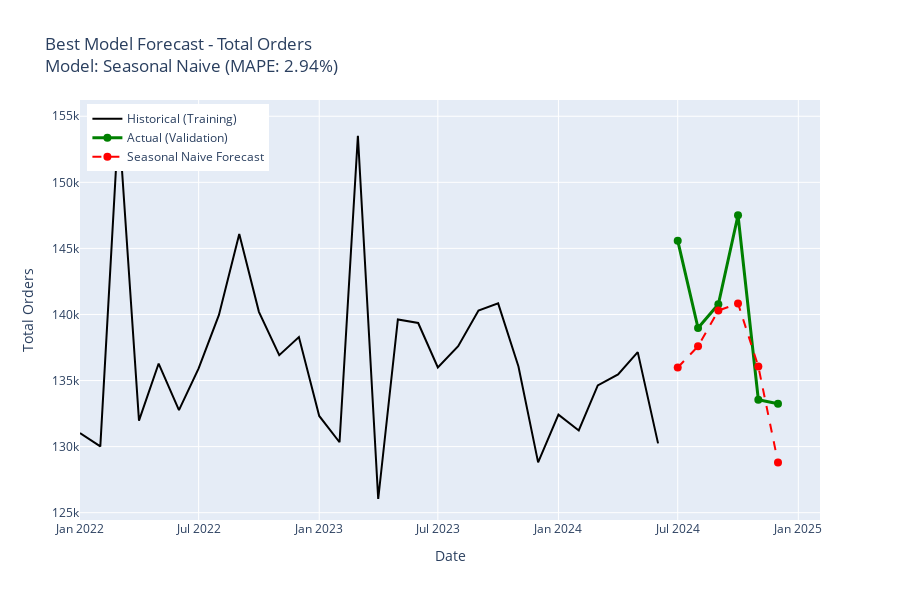
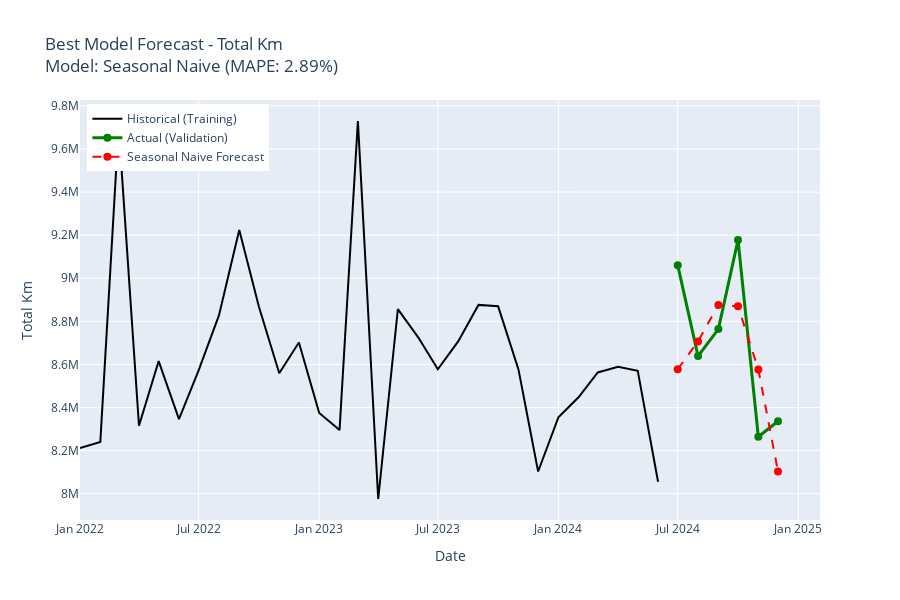
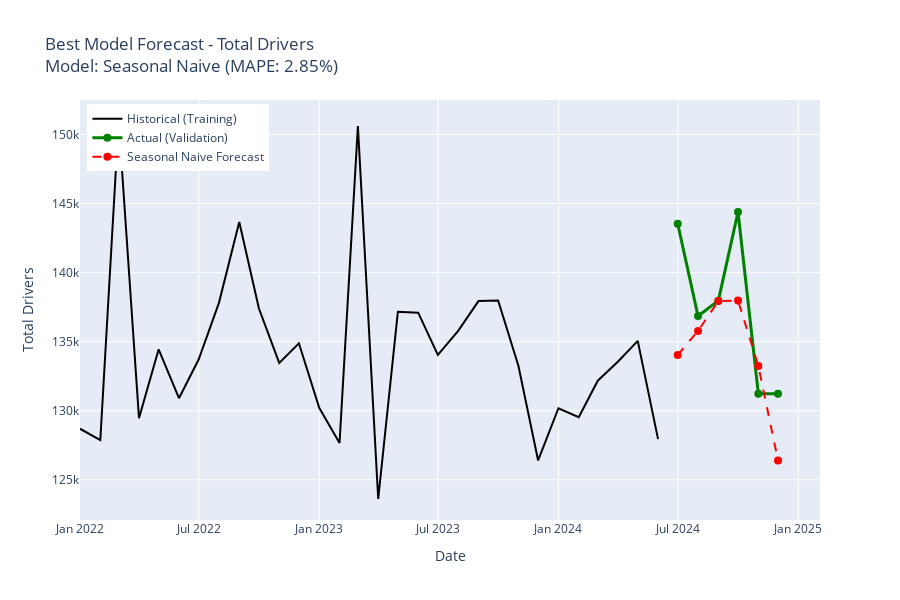

Source (notebook cell) for these figures, in order:
### Markdown cell above
## Section 5: Best Model Forecasts Visualization

### Code cell
# Create forecast visualization for each metric
for metric in target_metrics:
    fig = go.Figure()
    
    # Historical training data
    fig.add_trace(
        go.Scatter(
            x=train_df['date'],
            y=train_df[metric],
            mode='lines',
            name='Historical (Training)',
            line=dict(color='black', width=2)
        )
    )
    
    # Actual validation values
    if len(val_df) > 0:
        fig.add_trace(
            go.Scatter(
                x=val_df['date'],
                y=val_df[metric],
                mode='lines+markers',
                name='Actual (Validation)',
                line=dict(color='green', width=3),
                marker=dict(size=8)
            )
        )
    
    # Best model forecast
    if metric in forecasts:
        forecast_data = forecasts[metric]['data']
        model_name = forecasts[metric]['model']
        
        if 'date' in forecast_data.columns:
            forecast_data['date'] = pd.to_datetime(forecast_data['date'])
        
        if metric in forecast_data.columns:
            fig.add_trace(
                go.Scatter(
                    x=forecast_data['date'],
                    y=forecast_data[metric],
                    mode='lines+markers',
                    name=f'{model_name} Forecast',
                    line=dict(color='red', width=2, dash='dash'),
                    marker=dict(size=8)
                )
            )
    
    # Get MAPE for best model
    best_model = best_models[metric]
    mape = metrics_df[(metrics_df['metric'] == metric) & (metrics_df['model'] == best_model)]['MAPE'].values[0]
    
    fig.update_layout(
        title=f"Best Model Forecast - {metric.replace('_', ' ').title()}<br>Model: {best_model} (MAPE: {mape:.2f}%)",
        xaxis_title="Date",
        yaxis_title=metric.replace('_', ' ').title(),
        height=600,
        hovermode='x unified',
        legend=dict(x=0.01, y=0.99)
    )
    
    fig.show()
    
    # Save
    fig.write_html(results_dir / f'best_model_forecast_{metric}.html')
    print(f"✓ Saved: results/best_model_forecast_{metric}.html")

### Figure 1 — Plotly figure (JSON) as saved in the notebook; plotly's stock layout.template omitted (floating-point values rounded to 4 significant figures)
{"data": [{"line": {"color": "black", "width": 2}, "mode": "lines", "name": "Historical (Training)", "type": "scatter", "x": ["2022-01-01T00:00:00", "2022-02-01T00:00:00", "2022-03-01T00:00:00", "2022-04-01T00:00:00", "2022-05-01T00:00:00", "2022-06-01T00:00:00", "2022-07-01T00:00:00", "2022-08-01T00:00:00", "2022-09-01T00:00:00", "2022-10-01T00:00:00", "2022-11-01T00:00:00", "2022-12-01T00:00:00", "2023-01-01T00:00:00", "2023-02-01T00:00:00", "2023-03-01T00:00:00", "2023-04-01T00:00:00", "2023-05-01T00:00:00", "2023-06-01T00:00:00", "2023-07-01T00:00:00", "2023-08-01T00:00:00", "2023-09-01T00:00:00", "2023-10-01T00:00:00", "2023-11-01T00:00:00", "2023-12-01T00:00:00", "2024-01-01T00:00:00", "2024-02-01T00:00:00", "2024-03-01T00:00:00", "2024-04-01T00:00:00", "2024-05-01T00:00:00", "2024-06-01T00:00:00"], "y": [131029, 130016, 154641, 131965, 136286, 132764, 135914, 139966, 146093, 140201, 136917, 138291, 132318, 130330, 153520, 126035, 139619, 139356, 135991, 137595, 140295, 140837, 136061, 128804, 132420, 131225, 134634, 135466, 137149, 130243]}, {"line": {"color": "green", "width": 3}, "marker": {"size": 8}, "mode": "lines+markers", "name": "Actual (Validation)", "type": "scatter", "x": ["2024-07-01T00:00:00", "2024-08-01T00:00:00", "2024-09-01T00:00:00", "2024-10-01T00:00:00", "2024-11-01T00:00:00", "2024-12-01T00:00:00"], "y": [145586, 138976, 140770, 147506, 133550, 133247]}, {"line": {"color": "red", "dash": "dash", "width": 2}, "marker": {"size": 8}, "mode": "lines+markers", "name": "Seasonal Naive Forecast", "type": "scatter", "x": ["2024-07-01T00:00:00", "2024-08-01T00:00:00", "2024-09-01T00:00:00", "2024-10-01T00:00:00", "2024-11-01T00:00:00", "2024-12-01T00:00:00"], "y": [135991, 137595, 140295, 140837, 136061, 128804]}], "layout": {"height": 600, "hovermode": "x unified", "legend": {"x": 0.01, "y": 0.99}, "title": {"text": "Best Model Forecast - Total Orders<br>Model: Seasonal Naive (MAPE: 2.94%)"}, "xaxis": {"title": {"text": "Date"}}, "yaxis": {"title": {"text": "Total Orders"}}}}

### Figure 2 — Plotly figure (JSON) as saved in the notebook; plotly's stock layout.template omitted (floating-point values rounded to 4 significant figures)
{"data": [{"line": {"color": "black", "width": 2}, "mode": "lines", "name": "Historical (Training)", "type": "scatter", "x": ["2022-01-01T00:00:00", "2022-02-01T00:00:00", "2022-03-01T00:00:00", "2022-04-01T00:00:00", "2022-05-01T00:00:00", "2022-06-01T00:00:00", "2022-07-01T00:00:00", "2022-08-01T00:00:00", "2022-09-01T00:00:00", "2022-10-01T00:00:00", "2022-11-01T00:00:00", "2022-12-01T00:00:00", "2023-01-01T00:00:00", "2023-02-01T00:00:00", "2023-03-01T00:00:00", "2023-04-01T00:00:00", "2023-05-01T00:00:00", "2023-06-01T00:00:00", "2023-07-01T00:00:00", "2023-08-01T00:00:00", "2023-09-01T00:00:00", "2023-10-01T00:00:00", "2023-11-01T00:00:00", "2023-12-01T00:00:00", "2024-01-01T00:00:00", "2024-02-01T00:00:00", "2024-03-01T00:00:00", "2024-04-01T00:00:00", "2024-05-01T00:00:00", "2024-06-01T00:00:00"], "y": [8212000.0, 8240000.0, 9705000.0, 8315000.0, 8615000.0, 8346000.0, 8572000.0, 8827000.0, 9224000.0, 8868000.0, 8559000.0, 8702000.0, 8375000.0, 8295000.0, 9730000.0, 7975000.0, 8856000.0, 8726000.0, 8578000.0, 8707000.0, 8876000.0, 8870000.0, 8577000.0, 8103000.0, 8355000.0, 8449000.0, 8563000.0, 8589000.0, 8570000.0, 8055000.0]}, {"line": {"color": "green", "width": 3}, "marker": {"size": 8}, "mode": "lines+markers", "name": "Actual (Validation)", "type": "scatter", "x": ["2024-07-01T00:00:00", "2024-08-01T00:00:00", "2024-09-01T00:00:00", "2024-10-01T00:00:00", "2024-11-01T00:00:00", "2024-12-01T00:00:00"], "y": [9061000.0, 8639000.0, 8764000.0, 9178000.0, 8265000.0, 8336000.0]}, {"line": {"color": "red", "dash": "dash", "width": 2}, "marker": {"size": 8}, "mode": "lines+markers", "name": "Seasonal Naive Forecast", "type": "scatter", "x": ["2024-07-01T00:00:00", "2024-08-01T00:00:00", "2024-09-01T00:00:00", "2024-10-01T00:00:00", "2024-11-01T00:00:00", "2024-12-01T00:00:00"], "y": [8578000.0, 8707000.0, 8876000.0, 8870000.0, 8577000.0, 8103000.0]}], "layout": {"height": 600, "hovermode": "x unified", "legend": {"x": 0.01, "y": 0.99}, "title": {"text": "Best Model Forecast - Total Km<br>Model: Seasonal Naive (MAPE: 2.89%)"}, "xaxis": {"title": {"text": "Date"}}, "yaxis": {"title": {"text": "Total Km"}}}}

### Figure 3 — Plotly figure (JSON) as saved in the notebook; plotly's stock layout.template omitted (floating-point values rounded to 4 significant figures)
{"data": [{"line": {"color": "black", "width": 2}, "mode": "lines", "name": "Historical (Training)", "type": "scatter", "x": ["2022-01-01T00:00:00", "2022-02-01T00:00:00", "2022-03-01T00:00:00", "2022-04-01T00:00:00", "2022-05-01T00:00:00", "2022-06-01T00:00:00", "2022-07-01T00:00:00", "2022-08-01T00:00:00", "2022-09-01T00:00:00", "2022-10-01T00:00:00", "2022-11-01T00:00:00", "2022-12-01T00:00:00", "2023-01-01T00:00:00", "2023-02-01T00:00:00", "2023-03-01T00:00:00", "2023-04-01T00:00:00", "2023-05-01T00:00:00", "2023-06-01T00:00:00", "2023-07-01T00:00:00", "2023-08-01T00:00:00", "2023-09-01T00:00:00", "2023-10-01T00:00:00", "2023-11-01T00:00:00", "2023-12-01T00:00:00", "2024-01-01T00:00:00", "2024-02-01T00:00:00", "2024-03-01T00:00:00", "2024-04-01T00:00:00", "2024-05-01T00:00:00", "2024-06-01T00:00:00"], "y": [128697, 127881, 150972, 129462, 134447, 130906, 133710, 137809, 143661, 137399, 133460, 134883, 130216, 127666, 150599, 123611, 137162, 137101, 134036, 135778, 137938, 137981, 133243, 126403, 130180, 129533, 132175, 133564, 135054, 127948]}, {"line": {"color": "green", "width": 3}, "marker": {"size": 8}, "mode": "lines+markers", "name": "Actual (Validation)", "type": "scatter", "x": ["2024-07-01T00:00:00", "2024-08-01T00:00:00", "2024-09-01T00:00:00", "2024-10-01T00:00:00", "2024-11-01T00:00:00", "2024-12-01T00:00:00"], "y": [143534, 136854, 137969, 144383, 131232, 131237]}, {"line": {"color": "red", "dash": "dash", "width": 2}, "marker": {"size": 8}, "mode": "lines+markers", "name": "Seasonal Naive Forecast", "type": "scatter", "x": ["2024-07-01T00:00:00", "2024-08-01T00:00:00", "2024-09-01T00:00:00", "2024-10-01T00:00:00", "2024-11-01T00:00:00", "2024-12-01T00:00:00"], "y": [134036, 135778, 137938, 137981, 133243, 126403]}], "layout": {"height": 600, "hovermode": "x unified", "legend": {"x": 0.01, "y": 0.99}, "title": {"text": "Best Model Forecast - Total Drivers<br>Model: Seasonal Naive (MAPE: 2.85%)"}, "xaxis": {"title": {"text": "Date"}}, "yaxis": {"title": {"text": "Total Drivers"}}}}
